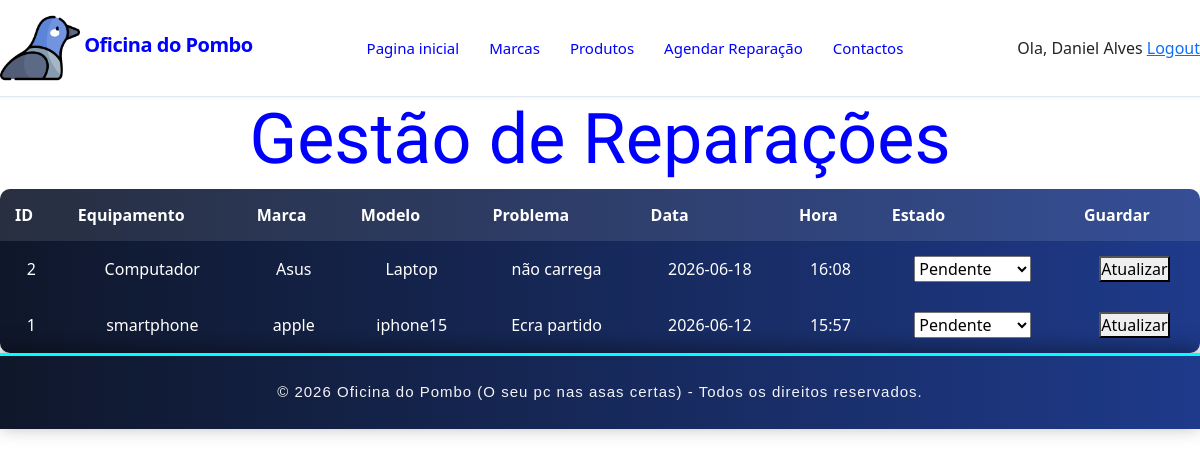
/reparacao_admin (signed in), run on the app's committed database.
### tables this page shows
CREATE TABLE reparacoes (
    id INTEGER PRIMARY KEY AUTOINCREMENT,
    clientes_id INTEGER NOT NULL,
    equipamento TEXT NOT NULL,
    marca TEXT,
    modelo TEXT,
    problema TEXT NOT NULL,
    data_reparacao TEXT NOT NULL,
    hora_reparacao TEXT NOT NULL,
    estado TEXT DEFAULT 'Pendente',
    FOREIGN KEY (clientes_id) REFERENCES utilizadores(id_user)
);

### routes/reparacoes.py (the view)
@reparacoes_route.route('/reparacao_admin')
def reparacoes():
    conn = sqlite3.connect('oficina_do_pombo.db')
    cursor = conn.cursor()
    cursor.execute("""
    SELECT
        id,
        clientes_id,
        equipamento,
        marca,
        modelo,
        problema,
        data_reparacao,
        hora_reparacao,
        estado
    FROM reparacoes
    ORDER BY data_reparacao DESC
    """)
    reparacoes = cursor.fetchall()
    conn.close()
    return render_template(
        'reparacao_admin.html',
        reparacoes=reparacoes
    )

### templates/reparacao_admin.html (shortened to what this page needs)
<link rel="stylesheet" href="{{ url_for('static', filename='css/style.css') }}">
<link rel="stylesheet" href="{{ url_for('static', filename='css/style2.css') }}">
<link rel="stylesheet" href="{{ url_for('static', filename='css/cursor.css') }}">
{% include 'header.html' %}
<h4 class="rgb-text">Gestão de Reparações</h4>
<table>
    <tr>
        <th>ID</th>
        <th>Equipamento</th>
        <th>Marca</th>
        <th>Modelo</th>
        <th>Problema</th>
        <th>Data</th>
        <th>Hora</th>
        <th>Estado</th>
        <th>Guardar</th>
    </tr>
    {% for reparacao in reparacoes %}
    <tr>
        <td>{{ reparacao[0] }}</td>
        <td>{{ reparacao[2] }}</td>
        <td>{{ reparacao[3] }}</td>
        <td>{{ reparacao[4] }}</td>
        <td>{{ reparacao[5] }}</td>
        <td>{{ reparacao[6] }}</td>
        <td>{{ reparacao[7] }}</td>
        <td>
            <form action="/atualizar_reparacao/{{ reparacao[0] }}" method="POST">
                <select name="estado">
                    <option value="Pendente">
                        Pendente
                    </option>
                </select>
        <td>
            <button type="submit">Atualizar</button>
        </td>
        </form>
        </td>
    </tr>
    {% endfor %}
</table>
{% include 'footer.html'%}

### static/css/style.css (style rules this page uses)
* { margin: 0; padding: 0; box-sizing: border-box; }
body { font-family: 'Inter', sans-serif; background-color: #ffffff; color: #0000FF; }
body { font-family: Arial, sans-serif; margin: 20px; }
h4 { color: #0000FF !important; font-family: 'Rajdhani', sans-serif !important; text-align: center; font-size: 70px !important; }
table { width: 100%; border-collapse: collapse; background: linear-gradient(90deg, #0f172a, #1e3a8a); color: white; border-radius: 10px; overflow: hidden; }
th, td { padding: 15px; text-align: center; }
th { background: rgba(255, 255, 255, 0.1); }

### static/css/style2.css (style rules this page uses)
body { font-family: 'Poppins', sans-serif; color: #0000FF; }

### static/css/cursor.css (style rules this page uses)
* { cursor: url('/static/imagens/tinkpro-1779888482251.png'), auto; }

### data on the page
reparacoes: id "2", equipamento "Computador", marca "Asus", modelo "Laptop", problema "não carrega", data_reparacao "2026-06-18", hora_reparacao "16:08"
reparacoes: id "1", equipamento "smartphone", marca "apple", modelo "iphone15", problema "Ecra partido", data_reparacao "2026-06-12", hora_reparacao "15:57"

### other printed values
{{ session.nome }} "Daniel Alves"
